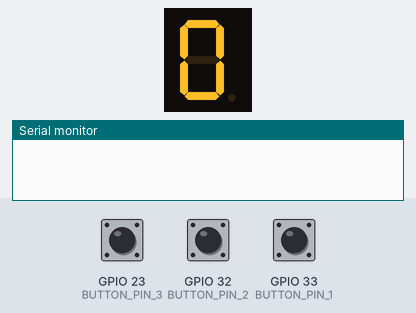
A sketch run on a simulated ESP32-S3. Shown: 1-digit seven-segment display, the last lines printed to the serial monitor. Wiring (inferred from the names in the program): 1-digit 7-segment display, segments lit when HIGH: segments GPIO 4, GPIO 5, GPIO 18, GPIO 19, GPIO 17, GPIO 21, GPIO 3. The inputs (shaded band) are chosen by the test bench; at power-on: GPIO 32 (BUTTON_PIN_2) HIGH, GPIO 23 (BUTTON_PIN_3) HIGH, GPIO 33 (BUTTON_PIN_1) HIGH. The segment pins are drawn as the display they are named for.

Above: at 1.2 s.
1.3 s: GPIO 32 (BUTTON_PIN_2) pulled LOW for 0.15 s
At 2.6 s:
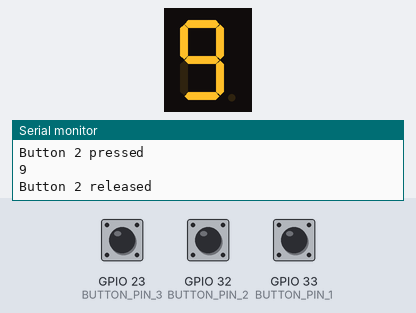
2.9 s: GPIO 32 (BUTTON_PIN_2) pulled LOW for 1 s
At 3.9 s:
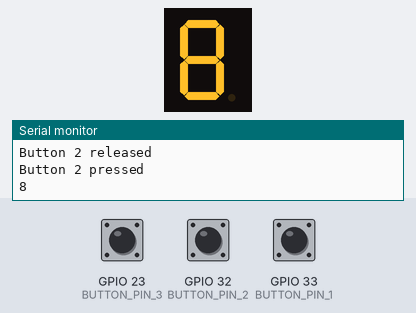
Timing chart, 0 to 5.9 s (numbered marks = the images above; inputs shaded):
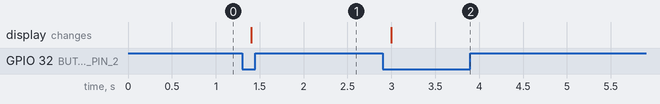

The sketch:

button_adder_subtracter_with_7_segment_display.ino
```cpp
//
// Jolene Michel
// 3/28/2026
//  Personal Project 2: button adder and subtracter
//
//the goal of this code is to a functional counter that adds and subtracts depending on what button you press
// There are three buttons one that is specifially for adding 1, one for subtracting 1, and one that resets the display back to 0
// when a button is pressed the display will update depending on what the num varibale is at the time
// to make sure that is getting configured correctly the there is a print in function to make sure that it is being added correctly
//

#include <ezButton.h>


String commonType = "CC";  // Change to "CA" if you're using Common Anode

// Define ESP32-S3 GPIO pins connected to segments a-g and DP
const int a = 4;
const int b = 5;
const int c = 18;
const int d = 19;
const int e = 17;
const int f = 21;
const int g = 3;
const int dp = 1;  // Decimal point pin

// Segment patterns for digits 0 to 9 (Standard pattern)
byte digits[10][7] = {
  // a, b, c, d, e, f, g
  {1, 1, 1, 1, 1, 1, 0},  // 0
  {0, 1, 1, 0, 0, 0, 0},  // 1
  {1, 1, 0, 1, 1, 0, 1},  // 2
  {1, 1, 1, 1, 0, 0, 1},  // 3
  {0, 1, 1, 0, 0, 1, 1},  // 4
  {1, 0, 1, 1, 0, 1, 1},  // 5
  {1, 0, 1, 1, 1, 1, 1},  // 6
  {1, 1, 1, 0, 0, 0, 0},  // 7
  {1, 1, 1, 1, 1, 1, 1},  // 8
  {1, 1, 1, 1, 0, 1, 1}   // 9
};

// Segment pin array a–g
const int segmentPins[7] = {a, b, c, d, e, f, g};

#define BUTTON_PIN_1 33
#define BUTTON_PIN_2 32
#define BUTTON_PIN_3 23


ezButton button1(BUTTON_PIN_1);
ezButton button2(BUTTON_PIN_2);
ezButton button3(BUTTON_PIN_3);


int num = 0;

void displayDigit(int num) {
  for (int i = 0; i < 7; i++) {
    digitalWrite(segmentPins[i], digits[num][i]);
  }
}

void setup() {
  Serial.begin(9600);

  pinMode(BUTTON_PIN_1, INPUT_PULLUP);
  pinMode(BUTTON_PIN_2, INPUT_PULLUP);
  pinMode(BUTTON_PIN_3, INPUT_PULLUP);


  button1.setDebounceTime(100);
  button2.setDebounceTime(100);
    button3.setDebounceTime(100);


    for (int i = 0; i < 7; i++) {
    pinMode(segmentPins[i], OUTPUT);
  }

    displayDigit(num);

}

void loop() {

  button1.loop();
  button2.loop();
  button3.loop();


  if (button1.isPressed()) {
    Serial.println("Button 1 pressed");
        num++;
    if (num > 9) {
      num = 0;
    }
    displayDigit(num);
    Serial.println(num);

  }

  if (button1.isReleased()) {
    Serial.println("Button 1 released");
  }

  if (button2.isPressed()) {
    Serial.println("Button 2 pressed");
        num--;
       if (num < 0)
       num = 9;

    displayDigit(num);
    Serial.println(num);

  }

  if (button2.isReleased()) {
    Serial.println("Button 2 released");
  }

    if (button3.isPressed()) {
    Serial.println("Button 3 pressed");
     num = 0;
    displayDigit(num);
    Serial.println(num);
  }

    if (button3.isReleased()) {
    Serial.println("Button 3 released");
  }
}
```

Measured:
- after the input at 1.3 s, the display: changes after 0.10 s (image 1)
- after the input at 2.9 s, the display: changes after 0.10 s (image 2)
